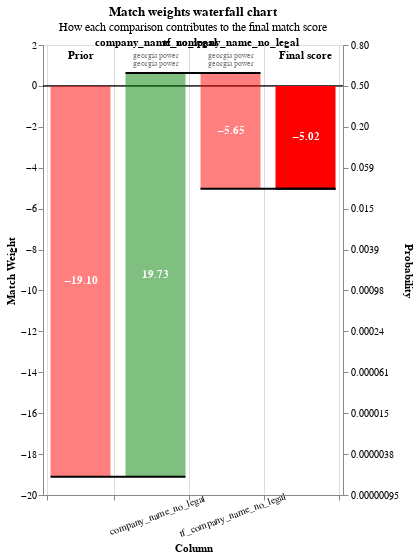

Notebook cell for this chart:
### Code cell
linker.visualisations.waterfall_chart(recs_to_view, filter_nulls=True)

### Figure 1 — Vega-Lite specification as saved in the notebook (floating-point values rounded to 4 significant figures)
{"config": {"view": {"continuousWidth": 400, "continuousHeight": 300}}, "layer": [{"layer": [{"mark": "rule", "encoding": {"color": {"value": "black"}, "size": {"value": 0.5}, "y": {"field": "zero", "type": "quantitative"}}}, {"mark": {"type": "bar", "width": 60}, "encoding": {"color": {"condition": {"test": "(datum.log2_bayes_factor < 0)", "value": "red"}, "value": "green"}, "opacity": {"condition": {"test": "datum.column_name == 'Prior match weight' || datum.column_name == 'Final score'", "value": 1}, "value": 0.5}, "tooltip": [{"field": "column_name", "title": "Comparison column", "type": "nominal"}, {"field": "value_l", "title": "Value (L)", "type": "nominal"}, {"field": "value_r", "title": "Value (R)", "type": "nominal"}, {"field": "label_for_charts", "title": "Label", "type": "ordinal"}, {"field": "sql_condition", "title": "SQL condition", "type": "nominal"}, {"field": "comparison_vector_value", "title": "Comparison vector value", "type": "nominal"}, {"field": "bayes_factor", "format": ",.4f", "title": "Bayes factor = m/u", "type": "quantitative"}, {"field": "log2_bayes_factor", "format": ",.4f", "title": "Match weight = log2(m/u)", "type": "quantitative"}, {"field": "prob", "format": ".4f", "title": "Cumulative match probability", "type": "quantitative"}, {"field": "bayes_factor_description", "title": "Match weight description", "type": "nominal"}], "x": {"axis": {"grid": true, "labelAlign": "center", "labelAngle": -20, "labelExpr": "datum.value == 'Prior' || datum.value == 'Final score' ? '' : datum.value", "labelPadding": 10, "tickBand": "extent", "title": "Column"}, "field": "column_name", "sort": {"field": "bar_sort_order", "order": "ascending"}, "type": "nominal"}, "y": {"axis": {"grid": false, "orient": "left", "title": "Match Weight"}, "field": "previous_sum", "type": "quantitative"}, "y2": {"field": "sum"}}}, {"mark": {"type": "text", "fontWeight": "bold"}, "encoding": {"color": {"value": "white"}, "text": {"condition": {"test": "abs(datum.log2_bayes_factor) > 1", "field": "log2_bayes_factor", "format": ".2f", "type": "nominal"}, "value": ""}, "x": {"axis": {"labelAngle": -20, "title": "Column"}, "field": "column_name", "sort": {"field": "bar_sort_order", "order": "ascending"}, "type": "nominal"}, "y": {"axis": {"orient": "left"}, "field": "center", "type": "quantitative"}}}, {"mark": {"type": "text", "baseline": "bottom", "dy": -25, "fontWeight": "bold"}, "encoding": {"color": {"value": "black"}, "text": {"field": "column_name", "type": "nominal"}, "x": {"axis": {"labelAngle": -20, "title": "Column"}, "field": "column_name", "sort": {"field": "bar_sort_order", "order": "ascending"}, "type": "nominal"}, "y": {"field": "sum_top", "type": "quantitative"}}}, {"mark": {"type": "text", "baseline": "bottom", "dy": -13, "fontSize": 8}, "encoding": {"color": {"value": "grey"}, "text": {"field": "value_l", "type": "nominal"}, "x": {"axis": {"labelAngle": -20, "title": "Column"}, "field": "column_name", "sort": {"field": "bar_sort_order", "order": "ascending"}, "type": "nominal"}, "y": {"field": "sum_top", "type": "quantitative"}}}, {"mark": {"type": "text", "baseline": "bottom", "dy": -5, "fontSize": 8}, "encoding": {"color": {"value": "grey"}, "text": {"field": "value_r", "type": "nominal"}, "x": {"axis": {"labelAngle": -20, "title": "Column"}, "field": "column_name", "sort": {"field": "bar_sort_order", "order": "ascending"}, "type": "nominal"}, "y": {"field": "sum_top", "type": "quantitative"}}}]}, {"mark": {"type": "rule", "color": "black", "strokeWidth": 2, "x2Offset": 30, "xOffset": -30}, "encoding": {"x": {"axis": {"labelAngle": -20, "title": "Column"}, "field": "column_name", "sort": {"field": "bar_sort_order", "order": "ascending"}, "type": "nominal"}, "x2": {"field": "lead"}, "y": {"axis": {"labelExpr": "format(1 / (1 + pow(2, -1*datum.value)), '.2r')", "orient": "right", "title": "Probability"}, "field": "sum", "scale": {"zero": false}, "type": "quantitative"}}}], "data": {"name": "data-2a99b4d425314fc5f97f7ffbd603dba9"}, "height": 450, "params": [{"name": "record_number", "bind": {"input": "range", "max": 5, "min": 0, "step": 1}, "value": 0}], "resolve": {"axis": {"y": "independent"}}, "title": {"text": "Match weights waterfall chart", "subtitle": "How each comparison contributes to the final match score"}, "transform": [{"filter": "(datum.record_number == record_number)"}, {"filter": "(datum.bayes_factor !== 1.0)"}, {"window": [{"op": "sum", "field": "log2_bayes_factor", "as": "sum"}, {"op": "lead", "field": "column_name", "as": "lead"}], "frame": [null, 0]}, {"calculate": "datum.column_name === \"Final score\" ? datum.sum - datum.log2_bayes_factor : datum.sum", "as": "sum"}, {"calculate": "datum.lead === null ? datum.column_name : datum.lead", "as": "lead"}, {"calculate": "datum.column_name === \"Final score\" || datum.column_name === \"Prior match weight\" ? 0 : datum.sum - datum.log2_bayes_factor", "as": "previous_sum"}, {"calculate": "datum.sum > datum.previous_sum ? datum.column_name : \"\"", "as": "top_label"}, {"calculate": "datum.sum < datum.previous_sum ? datum.column_name : \"\"", "as": "bottom_label"}, {"calculate": "datum.sum > datum.previous_sum ? datum.sum : datum.previous_sum", "as": "sum_top"}, {"calculate": "datum.sum < datum.previous_sum ? datum.sum : datum.previous_sum", "as": "sum_bottom"}, {"calculate": "(datum.sum + datum.previous_sum) / 2", "as": "center"}, {"calculate": "(datum.log2_bayes_factor > 0 ? \"+\" : \"\") + datum.log2_bayes_factor", "as": "text_log2_bayes_factor"}, {"calculate": "datum.sum < datum.previous_sum ? 4 : -4", "as": "dy"}, {"calculate": "datum.sum < datum.previous_sum ? \"top\" : \"bottom\"", "as": "baseline"}, {"calculate": "1. / (1 + pow(2, -1.*datum.sum))", "as": "prob"}, {"calculate": "0*datum.sum", "as": "zero"}], "width": {"step": 75}, "$schema": "https://vega.github.io/schema/vega-lite/v5.9.3.json", "datasets": {"data-2a99b4d425314fc5f97f7ffbd603dba9": [{"column_name": "Prior", "label_for_charts": "Starting match weight (prior)", "sql_condition": null, "log2_bayes_factor": -19.1, "bayes_factor": 1.777e-06, "comparison_vector_value": null, "m_probability": null, "u_probability": null, "bayes_factor_description": null, "value_l": "", "value_r": "", "term_frequency_adjustment": null, "bar_sort_order": 0, "record_number": 0}, {"sql_condition": "\"company_name_no_legal_l\" = \"company_name_no_legal_r\"", "label_for_charts": "Exact match on company_name_no_legal", "m_probability": 1.0, "u_probability": 1.146e-06, "bayes_factor": 872300.0, "log2_bayes_factor": 19.73, "comparison_vector_value": 2, "bayes_factor_description": "If comparison level is `exact match on company_name_no_legal` then comparison is 872,346 times more likely to be a match", "column_name": "company_name_no_legal", "value_l": "georgia power", "value_r": "georgia power", "term_frequency_adjustment": false, "bar_sort_order": 1, "record_number": 0}, {"sql_condition": "\"company_name_no_legal_l\" = \"company_name_no_legal_r\"", "label_for_charts": "Term freq adjustment on company_name_no_legal with weight {cl.tf_adjustment_weight}", "m_probability": null, "u_probability": null, "bayes_factor": 0.01985, "log2_bayes_factor": -5.654, "comparison_vector_value": 2, "bayes_factor_description": "Term frequency adjustment on company_name_no_legal makes comparison  50.37 times less likely to be a match", "column_name": "tf_company_name_no_legal", "value_l": "georgia power", "value_r": "georgia power", "term_frequency_adjustment": true, "bar_sort_order": 2, "record_number": 0}, {"sql_condition": "\"street_address_l\" IS NULL OR \"street_address_r\" IS NULL", "label_for_charts": "street_address is NULL", "bayes_factor": 1.0, "log2_bayes_factor": 0.0, "comparison_vector_value": -1, "bayes_factor_description": "If comparison level is `street_address is null` then comparison is 1 times more likely to be a match", "column_name": "street_address", "value_l": "241 ralph mcgill boulevard, ['241' 'ralph' 'mcgill' 'boulevard']", "value_r": "None, nan", "term_frequency_adjustment": false, "bar_sort_order": 3, "record_number": 0}, {"sql_condition": "\"state_l\" IS NULL OR \"state_r\" IS NULL", "label_for_charts": "state is NULL", "bayes_factor": 1.0, "log2_bayes_factor": 0.0, "comparison_vector_value": -1, "bayes_factor_description": "If comparison level is `state is null` then comparison is 1 times more likely to be a match", "column_name": "state", "value_l": "ga", "value_r": "None", "term_frequency_adjustment": false, "bar_sort_order": 4, "record_number": 0}, {"sql_condition": "\"state_l\" IS NULL OR \"state_r\" IS NULL", "label_for_charts": "state is NULL", "bayes_factor": 1.0, "log2_bayes_factor": 0.0, "comparison_vector_value": -1, "bayes_factor_description": "If comparison level is `state is null` then comparison is 1 times more likely to be a match", "column_name": "tf_state", "value_l": "", "value_r": "", "term_frequency_adjustment": true, "bar_sort_order": 5, "record_number": 0}, {"sql_condition": "\"city_l\" IS NULL OR \"city_r\" IS NULL", "label_for_charts": "city is NULL", "bayes_factor": 1.0, "log2_bayes_factor": 0.0, "comparison_vector_value": -1, "bayes_factor_description": "If comparison level is `city is null` then comparison is 1 times more likely to be a match", "column_name": "city", "value_l": "atlanta", "value_r": "None", "term_frequency_adjustment": false, "bar_sort_order": 6, "record_number": 0}, {"sql_condition": "\"city_l\" IS NULL OR \"city_r\" IS NULL", "label_for_charts": "city is NULL", "bayes_factor": 1.0, "log2_bayes_factor": 0.0, "comparison_vector_value": -1, "bayes_factor_description": "If comparison level is `city is null` then comparison is 1 times more likely to be a match", "column_name": "tf_city", "value_l": "", "value_r": "", "term_frequency_adjustment": true, "bar_sort_order": 7, "record_number": 0}, {"column_name": "Final score", "label_for_charts": "Final score", "sql_condition": null, "log2_bayes_factor": -5.022, "bayes_factor": 0.03077, "comparison_vector_value": null, "m_probability": null, "u_probability": null, "bayes_factor_description": null, "value_l": "", "value_r": "", "term_frequency_adjustment": null, "bar_sort_order": 8, "record_number": 0}, {"column_name": "Prior", "label_for_charts": "Starting match weight (prior)", "sql_condition": null, "log2_bayes_factor": -19.1, "bayes_factor": 1.777e-06, "comparison_vector_value": null, "m_probability": null, "u_probability": null, "bayes_factor_description": null, "value_l": "", "value_r": "", "term_frequency_adjustment": null, "bar_sort_order": 0, "record_number": 1}, {"sql_condition": "\"company_name_no_legal_l\" = \"company_name_no_legal_r\"", "label_for_charts": "Exact match on company_name_no_legal", "m_probability": 1.0, "u_probability": 1.146e-06, "bayes_factor": 872300.0, "log2_bayes_factor": 19.73, "comparison_vector_value": 2, "bayes_factor_description": "If comparison level is `exact match on company_name_no_legal` then comparison is 872,346 times more likely to be a match", "column_name": "company_name_no_legal", "value_l": "duke energy", "value_r": "duke energy", "term_frequency_adjustment": false, "bar_sort_order": 1, "record_number": 1}, {"sql_condition": "\"company_name_no_legal_l\" = \"company_name_no_legal_r\"", "label_for_charts": "Term freq adjustment on company_name_no_legal with weight {cl.tf_adjustment_weight}", "m_probability": null, "u_probability": null, "bayes_factor": 0.009164, "log2_bayes_factor": -6.77, "comparison_vector_value": 2, "bayes_factor_description": "Term frequency adjustment on company_name_no_legal makes comparison  109.13 times less likely to be a match", "column_name": "tf_company_name_no_legal", "value_l": "duke energy", "value_r": "duke energy", "term_frequency_adjustment": true, "bar_sort_order": 2, "record_number": 1}, {"sql_condition": "\"street_address_l\" IS NULL OR \"street_address_r\" IS NULL", "label_for_charts": "street_address is NULL", "bayes_factor": 1.0, "log2_bayes_factor": 0.0, "comparison_vector_value": -1, "bayes_factor_description": "If comparison level is `street_address is null` then comparison is 1 times more likely to be a match", "column_name": "street_address", "value_l": "526 south church street, ['526' 'south' 'church' 'street']", "value_r": "None, nan", "term_frequency_adjustment": false, "bar_sort_order": 3, "record_number": 1}, {"sql_condition": "\"state_l\" = \"state_r\"", "label_for_charts": "Exact match on state", "m_probability": 0.704, "u_probability": 0.04739, "bayes_factor": 14.86, "log2_bayes_factor": 3.893, "comparison_vector_value": 1, "bayes_factor_description": "If comparison level is `exact match on state` then comparison is 14.86 times more likely to be a match", "column_name": "state", "value_l": "nc", "value_r": "nc", "term_frequency_adjustment": false, "bar_sort_order": 4, "record_number": 1}, {"sql_condition": "\"state_l\" = \"state_r\"", "label_for_charts": "Term freq adjustment on state with weight {cl.tf_adjustment_weight}", "m_probability": null, "u_probability": null, "bayes_factor": 1.462, "log2_bayes_factor": 0.5482, "comparison_vector_value": 1, "bayes_factor_description": "Term frequency adjustment on state makes comparison 1.46 times more likely to be a match", "column_name": "tf_state", "value_l": "nc", "value_r": "nc", "term_frequency_adjustment": true, "bar_sort_order": 5, "record_number": 1}, {"sql_condition": "\"city_l\" = \"city_r\"", "label_for_charts": "Exact match on city", "m_probability": 0.5771, "u_probability": 0.006087, "bayes_factor": 94.81, "log2_bayes_factor": 6.567, "comparison_vector_value": 2, "bayes_factor_description": "If comparison level is `exact match on city` then comparison is 94.81 times more likely to be a match", "column_name": "city", "value_l": "charlotte", "value_r": "charlotte", "term_frequency_adjustment": false, "bar_sort_order": 6, "record_number": 1}, {"sql_condition": "\"city_l\" = \"city_r\"", "label_for_charts": "Term freq adjustment on city with weight {cl.tf_adjustment_weight}", "m_probability": null, "u_probability": null, "bayes_factor": 0.43, "log2_bayes_factor": -1.218, "comparison_vector_value": 2, "bayes_factor_description": "Term frequency adjustment on city makes comparison  2.33 times less likely to be a match", "column_name": "tf_city", "value_l": "charlotte", "value_r": "charlotte", "term_frequency_adjustment": true, "bar_sort_order": 7, "record_number": 1}, {"column_name": "Final score", "label_for_charts": "Final score", "sql_condition": null, "log2_bayes_factor": 3.653, "bayes_factor": 12.58, "comparison_vector_value": null, "m_probability": null, "u_probability": null, "bayes_factor_description": null, "value_l": "", "value_r": "", "term_frequency_adjustment": null, "bar_sort_order": 8, "record_number": 1}, {"column_name": "Prior", "label_for_charts": "Starting match weight (prior)", "sql_condition": null, "log2_bayes_factor": -19.1, "bayes_factor": 1.777e-06, "comparison_vector_value": null, "m_probability": null, "u_probability": null, "bayes_factor_description": null, "value_l": "", "value_r": "", "term_frequency_adjustment": null, "bar_sort_order": 0, "record_number": 2}, {"sql_condition": "\"company_name_no_legal_l\" = \"company_name_no_legal_r\"", "label_for_charts": "Exact match on company_name_no_legal", "m_probability": 1.0, "u_probability": 1.146e-06, "bayes_factor": 872300.0, "log2_bayes_factor": 19.73, "comparison_vector_value": 2, "bayes_factor_description": "If comparison level is `exact match on company_name_no_legal` then comparison is 872,346 times more likely to be a match", "column_name": "company_name_no_legal", "value_l": "pacific gas and electric", "value_r": "pacific gas and electric", "term_frequency_adjustment": false, "bar_sort_order": 1, "record_number": 2}, {"sql_condition": "\"company_name_no_legal_l\" = \"company_name_no_legal_r\"", "label_for_charts": "Term freq adjustment on company_name_no_legal with weight {cl.tf_adjustment_weight}", "m_probability": null, "u_probability": null, "bayes_factor": 0.01985, "log2_bayes_factor": -5.654, "comparison_vector_value": 2, "bayes_factor_description": "Term frequency adjustment on company_name_no_legal makes comparison  50.37 times less likely to be a match", "column_name": "tf_company_name_no_legal", "value_l": "pacific gas and electric", "value_r": "pacific gas and electric", "term_frequency_adjustment": true, "bar_sort_order": 2, "record_number": 2}, {"sql_condition": "LEAST(ARRAY_LENGTH(\"street_address_list_l\"), ARRAY_LENGTH(\"street_address_list_r\")) <> 0 AND ARRAY_LENGTH(ARRAY_INTERSECT(\"street_address_list_l\", \"street_address_list_r\")) = LEAST(ARRAY_LENGTH(\"street_address_list_l\"), ARRAY_LENGTH(\"street_address_list_r\"))", "label_for_charts": "Array subset", "m_probability": 0.1667, "u_probability": 0.6268, "bayes_factor": 0.2659, "log2_bayes_factor": -1.911, "comparison_vector_value": 0, "bayes_factor_description": "If comparison level is `array subset` then comparison is 3.761 times less likely to be a match", "column_name": "street_address", "value_l": "77 beale st, ['77' 'beale' 'st']", "value_r": "77 beale st  rm 1279amc n12e, ['77' 'beale' 'st' 'rm' '1279amc' 'n12e']", "term_frequency_adjustment": false, "bar_sort_order": 3, "record_number": 2}, {"sql_condition": "\"state_l\" = \"state_r\"", "label_for_charts": "Exact match on state", "m_probability": 0.704, "u_probability": 0.04739, "bayes_factor": 14.86, "log2_bayes_factor": 3.893, "comparison_vector_value": 1, "bayes_factor_description": "If comparison level is `exact match on state` then comparison is 14.86 times more likely to be a match", "column_name": "state", "value_l": "ca", "value_r": "ca", "term_frequency_adjustment": false, "bar_sort_order": 4, "record_number": 2}, {"sql_condition": "\"state_l\" = \"state_r\"", "label_for_charts": "Term freq adjustment on state with weight {cl.tf_adjustment_weight}", "m_probability": null, "u_probability": null, "bayes_factor": 0.3177, "log2_bayes_factor": -1.654, "comparison_vector_value": 1, "bayes_factor_description": "Term frequency adjustment on state makes comparison  3.15 times less likely to be a match", "column_name": "tf_state", "value_l": "ca", "value_r": "ca", "term_frequency_adjustment": true, "bar_sort_order": 5, "record_number": 2}, {"sql_condition": "\"city_l\" = \"city_r\"", "label_for_charts": "Exact match on city", "m_probability": 0.5771, "u_probability": 0.006087, "bayes_factor": 94.81, "log2_bayes_factor": 6.567, "comparison_vector_value": 2, "bayes_factor_description": "If comparison level is `exact match on city` then comparison is 94.81 times more likely to be a match", "column_name": "city", "value_l": "san francisco", "value_r": "san francisco", "term_frequency_adjustment": false, "bar_sort_order": 6, "record_number": 2}, {"sql_condition": "\"city_l\" = \"city_r\"", "label_for_charts": "Term freq adjustment on city with weight {cl.tf_adjustment_weight}", "m_probability": null, "u_probability": null, "bayes_factor": 0.4551, "log2_bayes_factor": -1.136, "comparison_vector_value": 2, "bayes_factor_description": "Term frequency adjustment on city makes comparison  2.20 times less likely to be a match", "column_name": "tf_city", "value_l": "san francisco", "value_r": "san francisco", "term_frequency_adjustment": true, "bar_sort_order": 7, "record_number": 2}, {"column_name": "Final score", "label_for_charts": "Final score", "sql_condition": null, "log2_bayes_factor": 0.7369, "bayes_factor": 1.667, "comparison_vector_value": null, "m_probability": null, "u_probability": null, "bayes_factor_description": null, "value_l": "", "value_r": "", "term_frequency_adjustment": null, "bar_sort_order": 8, "record_number": 2}, {"column_name": "Prior", "label_for_charts": "Starting match weight (prior)", "sql_condition": null, "log2_bayes_factor": -19.1, "bayes_factor": 1.777e-06, "comparison_vector_value": null, "m_probability": null, "u_probability": null, "bayes_factor_description": null, "value_l": "", "value_r": "", "term_frequency_adjustment": null, "bar_sort_order": 0, "record_number": 3}, {"sql_condition": "\"company_name_no_legal_l\" = \"company_name_no_legal_r\"", "label_for_charts": "Exact match on company_name_no_legal", "m_probability": 1.0, "u_probability": 1.146e-06, "bayes_factor": 872300.0, "log2_bayes_factor": 19.73, "comparison_vector_value": 2, "bayes_factor_description": "If comparison level is `exact match on company_name_no_legal` then comparison is 872,346 times more likely to be a match", "column_name": "company_name_no_legal", "value_l": "firstenergy", "value_r": "firstenergy", "term_frequency_adjustment": false, "bar_sort_order": 1, "record_number": 3}, {"sql_condition": "\"company_name_no_legal_l\" = \"company_name_no_legal_r\"", "label_for_charts": "Term freq adjustment on company_name_no_legal with weight {cl.tf_adjustment_weight}", "m_probability": null, "u_probability": null, "bayes_factor": 0.01489, "log2_bayes_factor": -6.069, "comparison_vector_value": 2, "bayes_factor_description": "Term frequency adjustment on company_name_no_legal makes comparison  67.16 times less likely to be a match", "column_name": "tf_company_name_no_legal", "value_l": "firstenergy", "value_r": "firstenergy", "term_frequency_adjustment": true, "bar_sort_order": 2, "record_number": 3}, {"sql_condition": "\"street_address_l\" = \"street_address_r\"", "label_for_charts": "Exact match on street_address", "m_probability": 0.7549, "u_probability": 0.1396, "bayes_factor": 5.407, "log2_bayes_factor": 2.435, "comparison_vector_value": 2, "bayes_factor_description": "If comparison level is `exact match on street_address` then comparison is 5.407 times more likely to be a match", "column_name": "street_address", "value_l": "76 south main st, ['76' 'south' 'main' 'st']", "value_r": "76 south main st, ['76' 'south' 'main' 'st']", "term_frequency_adjustment": false, "bar_sort_order": 3, "record_number": 3}, {"sql_condition": "\"state_l\" = \"state_r\"", "label_for_charts": "Exact match on state", "m_probability": 0.704, "u_probability": 0.04739, "bayes_factor": 14.86, "log2_bayes_factor": 3.893, "comparison_vector_value": 1, "bayes_factor_description": "If comparison level is `exact match on state` then comparison is 14.86 times more likely to be a match", "column_name": "state", "value_l": "oh", "value_r": "oh", "term_frequency_adjustment": false, "bar_sort_order": 4, "record_number": 3}, {"sql_condition": "\"state_l\" = \"state_r\"", "label_for_charts": "Term freq adjustment on state with weight {cl.tf_adjustment_weight}", "m_probability": null, "u_probability": null, "bayes_factor": 2.525, "log2_bayes_factor": 1.336, "comparison_vector_value": 1, "bayes_factor_description": "Term frequency adjustment on state makes comparison 2.52 times more likely to be a match", "column_name": "tf_state", "value_l": "oh", "value_r": "oh", "term_frequency_adjustment": true, "bar_sort_order": 5, "record_number": 3}, {"sql_condition": "\"city_l\" = \"city_r\"", "label_for_charts": "Exact match on city", "m_probability": 0.5771, "u_probability": 0.006087, "bayes_factor": 94.81, "log2_bayes_factor": 6.567, "comparison_vector_value": 2, "bayes_factor_description": "If comparison level is `exact match on city` then comparison is 94.81 times more likely to be a match", "column_name": "city", "value_l": "akron", "value_r": "akron", "term_frequency_adjustment": false, "bar_sort_order": 6, "record_number": 3}, {"sql_condition": "\"city_l\" = \"city_r\"", "label_for_charts": "Term freq adjustment on city with weight {cl.tf_adjustment_weight}", "m_probability": null, "u_probability": null, "bayes_factor": 7.692, "log2_bayes_factor": 2.943, "comparison_vector_value": 2, "bayes_factor_description": "Term frequency adjustment on city makes comparison 7.69 times more likely to be a match", "column_name": "tf_city", "value_l": "akron", "value_r": "akron", "term_frequency_adjustment": true, "bar_sort_order": 7, "record_number": 3}, {"column_name": "Final score", "label_for_charts": "Final score", "sql_condition": null, "log2_bayes_factor": 11.74, "bayes_factor": 3414.0, "comparison_vector_value": null, "m_probability": null, "u_probability": null, "bayes_factor_description": null, "value_l": "", "value_r": "", "term_frequency_adjustment": null, "bar_sort_order": 8, "record_number": 3}, {"column_name": "Prior", "label_for_charts": "Starting match weight (prior)", "sql_condition": null, "log2_bayes_factor": -19.1, "bayes_factor": 1.777e-06, "comparison_vector_value": null, "m_probability": null, "u_probability": null, "bayes_factor_description": null, "value_l": "", "value_r": "", "term_frequency_adjustment": null, "bar_sort_order": 0, "record_number": 4}, {"sql_condition": "jaro_winkler_similarity(\"company_name_no_legal_l\", \"company_name_no_legal_r\") >= 0.95", "label_for_charts": "Jaro-Winkler distance of company_name_no_legal >= 0.95", "m_probability": 0.002225, "u_probability": 3.656e-07, "bayes_factor": 6086.0, "log2_bayes_factor": 12.57, "comparison_vector_value": 1, "bayes_factor_description": "If comparison level is `jaro-winkler distance of company_name_no_legal >= 0.95` then comparison is 6,086 times more likely to be a match", "column_name": "company_name_no_legal", "value_l": "firstenergy", "value_r": "first energy", "term_frequency_adjustment": false, "bar_sort_order": 1, "record_number": 4}, {"sql_condition": "jaro_winkler_similarity(\"company_name_no_legal_l\", \"company_name_no_legal_r\") >= 0.95", "label_for_charts": "Jaro-Winkler distance of company_name_no_legal >= 0.95", "m_probability": 0.002225, "u_probability": 3.656e-07, "bayes_factor": 1.0, "log2_bayes_factor": 0.0, "comparison_vector_value": 1, "bayes_factor_description": "If comparison level is `jaro-winkler distance of company_name_no_legal >= 0.95` then comparison is 6,086 times more likely to be a match", "column_name": "tf_company_name_no_legal", "value_l": "", "value_r": "", "term_frequency_adjustment": true, "bar_sort_order": 2, "record_number": 4}, {"sql_condition": "\"street_address_l\" IS NULL OR \"street_address_r\" IS NULL", "label_for_charts": "street_address is NULL", "bayes_factor": 1.0, "log2_bayes_factor": 0.0, "comparison_vector_value": -1, "bayes_factor_description": "If comparison level is `street_address is null` then comparison is 1 times more likely to be a match", "column_name": "street_address", "value_l": "76 south main st, ['76' 'south' 'main' 'st']", "value_r": "None, nan", "term_frequency_adjustment": false, "bar_sort_order": 3, "record_number": 4}, {"sql_condition": "\"state_l\" IS NULL OR \"state_r\" IS NULL", "label_for_charts": "state is NULL", "bayes_factor": 1.0, "log2_bayes_factor": 0.0, "comparison_vector_value": -1, "bayes_factor_description": "If comparison level is `state is null` then comparison is 1 times more likely to be a match", "column_name": "state", "value_l": "oh", "value_r": "None", "term_frequency_adjustment": false, "bar_sort_order": 4, "record_number": 4}, {"sql_condition": "\"state_l\" IS NULL OR \"state_r\" IS NULL", "label_for_charts": "state is NULL", "bayes_factor": 1.0, "log2_bayes_factor": 0.0, "comparison_vector_value": -1, "bayes_factor_description": "If comparison level is `state is null` then comparison is 1 times more likely to be a match", "column_name": "tf_state", "value_l": "", "value_r": "", "term_frequency_adjustment": true, "bar_sort_order": 5, "record_number": 4}, {"sql_condition": "\"city_l\" IS NULL OR \"city_r\" IS NULL", "label_for_charts": "city is NULL", "bayes_factor": 1.0, "log2_bayes_factor": 0.0, "comparison_vector_value": -1, "bayes_factor_description": "If comparison level is `city is null` then comparison is 1 times more likely to be a match", "column_name": "city", "value_l": "akron", "value_r": "None", "term_frequency_adjustment": false, "bar_sort_order": 6, "record_number": 4}, {"sql_condition": "\"city_l\" IS NULL OR \"city_r\" IS NULL", "label_for_charts": "city is NULL", "bayes_factor": 1.0, "log2_bayes_factor": 0.0, "comparison_vector_value": -1, "bayes_factor_description": "If comparison level is `city is null` then comparison is 1 times more likely to be a match", "column_name": "tf_city", "value_l": "", "value_r": "", "term_frequency_adjustment": true, "bar_sort_order": 7, "record_number": 4}, {"column_name": "Final score", "label_for_charts": "Final score", "sql_condition": null, "log2_bayes_factor": -6.531, "bayes_factor": 0.01081, "comparison_vector_value": null, "m_probability": null, "u_probability": null, "bayes_factor_description": null, "value_l": "", "value_r": "", "term_frequency_adjustment": null, "bar_sort_order": 8, "record_number": 4}, {"column_name": "Prior", "label_for_charts": "Starting match weight (prior)", "sql_condition": null, "log2_bayes_factor": -19.1, "bayes_factor": 1.777e-06, "comparison_vector_value": null, "m_probability": null, "u_probability": null, "bayes_factor_description": null, "value_l": "", "value_r": "", "term_frequency_adjustment": null, "bar_sort_order": 0, "record_number": 5}, {"sql_condition": "\"company_name_no_legal_l\" = \"company_name_no_legal_r\"", "label_for_charts": "Exact match on company_name_no_legal", "m_probability": 1.0, "u_probability": 1.146e-06, "bayes_factor": 872300.0, "log2_bayes_factor": 19.73, "comparison_vector_value": 2, "bayes_factor_description": "If comparison level is `exact match on company_name_no_legal` then comparison is 872,346 times more likely to be a match", "column_name": "company_name_no_legal", "value_l": "central maine power", "value_r": "central maine power", "term_frequency_adjustment": false, "bar_sort_order": 1, "record_number": 5}, {"sql_condition": "\"company_name_no_legal_l\" = \"company_name_no_legal_r\"", "label_for_charts": "Term freq adjustment on company_name_no_legal with weight {cl.tf_adjustment_weight}", "m_probability": null, "u_probability": null, "bayes_factor": 0.02978, "log2_bayes_factor": -5.069, "comparison_vector_value": 2, "bayes_factor_description": "Term frequency adjustment on company_name_no_legal makes comparison  33.58 times less likely to be a match", "column_name": "tf_company_name_no_legal", "value_l": "central maine power", "value_r": "central maine power", "term_frequency_adjustment": true, "bar_sort_order": 2, "record_number": 5}, {"sql_condition": "\"street_address_l\" IS NULL OR \"street_address_r\" IS NULL", "label_for_charts": "street_address is NULL", "bayes_factor": 1.0, "log2_bayes_factor": 0.0, "comparison_vector_value": -1, "bayes_factor_description": "If comparison level is `street_address is null` then comparison is 1 times more likely to be a match", "column_name": "street_address", "value_l": "edison dr, ['edison' 'dr']", "value_r": "None, nan", "term_frequency_adjustment": false, "bar_sort_order": 3, "record_number": 5}, {"sql_condition": "\"state_l\" = \"state_r\"", "label_for_charts": "Exact match on state", "m_probability": 0.704, "u_probability": 0.04739, "bayes_factor": 14.86, "log2_bayes_factor": 3.893, "comparison_vector_value": 1, "bayes_factor_description": "If comparison level is `exact match on state` then comparison is 14.86 times more likely to be a match", "column_name": "state", "value_l": "me", "value_r": "me", "term_frequency_adjustment": false, "bar_sort_order": 4, "record_number": 5}, {"sql_condition": "\"state_l\" = \"state_r\"", "label_for_charts": "Term freq adjustment on state with weight {cl.tf_adjustment_weight}", "m_probability": null, "u_probability": null, "bayes_factor": 12.8, "log2_bayes_factor": 3.678, "comparison_vector_value": 1, "bayes_factor_description": "Term frequency adjustment on state makes comparison 12.80 times more likely to be a match", "column_name": "tf_state", "value_l": "me", "value_r": "me", "term_frequency_adjustment": true, "bar_sort_order": 5, "record_number": 5}, {"sql_condition": "\"city_l\" IS NULL OR \"city_r\" IS NULL", "label_for_charts": "city is NULL", "bayes_factor": 1.0, "log2_bayes_factor": 0.0, "comparison_vector_value": -1, "bayes_factor_description": "If comparison level is `city is null` then comparison is 1 times more likely to be a match", "column_name": "city", "value_l": "augusta", "value_r": "None", "term_frequency_adjustment": false, "bar_sort_order": 6, "record_number": 5}, {"sql_condition": "\"city_l\" IS NULL OR \"city_r\" IS NULL", "label_for_charts": "city is NULL", "bayes_factor": 1.0, "log2_bayes_factor": 0.0, "comparison_vector_value": -1, "bayes_factor_description": "If comparison level is `city is null` then comparison is 1 times more likely to be a match", "column_name": "tf_city", "value_l": "", "value_r": "", "term_frequency_adjustment": true, "bar_sort_order": 7, "record_number": 5}, {"column_name": "Final score", "label_for_charts": "Final score", "sql_condition": null, "log2_bayes_factor": 3.133, "bayes_factor": 8.775, "comparison_vector_value": null, "m_probability": null, "u_probability": null, "bayes_factor_description": null, "value_l": "", "value_r": "", "term_frequency_adjustment": null, "bar_sort_order": 8, "record_number": 5}]}}
